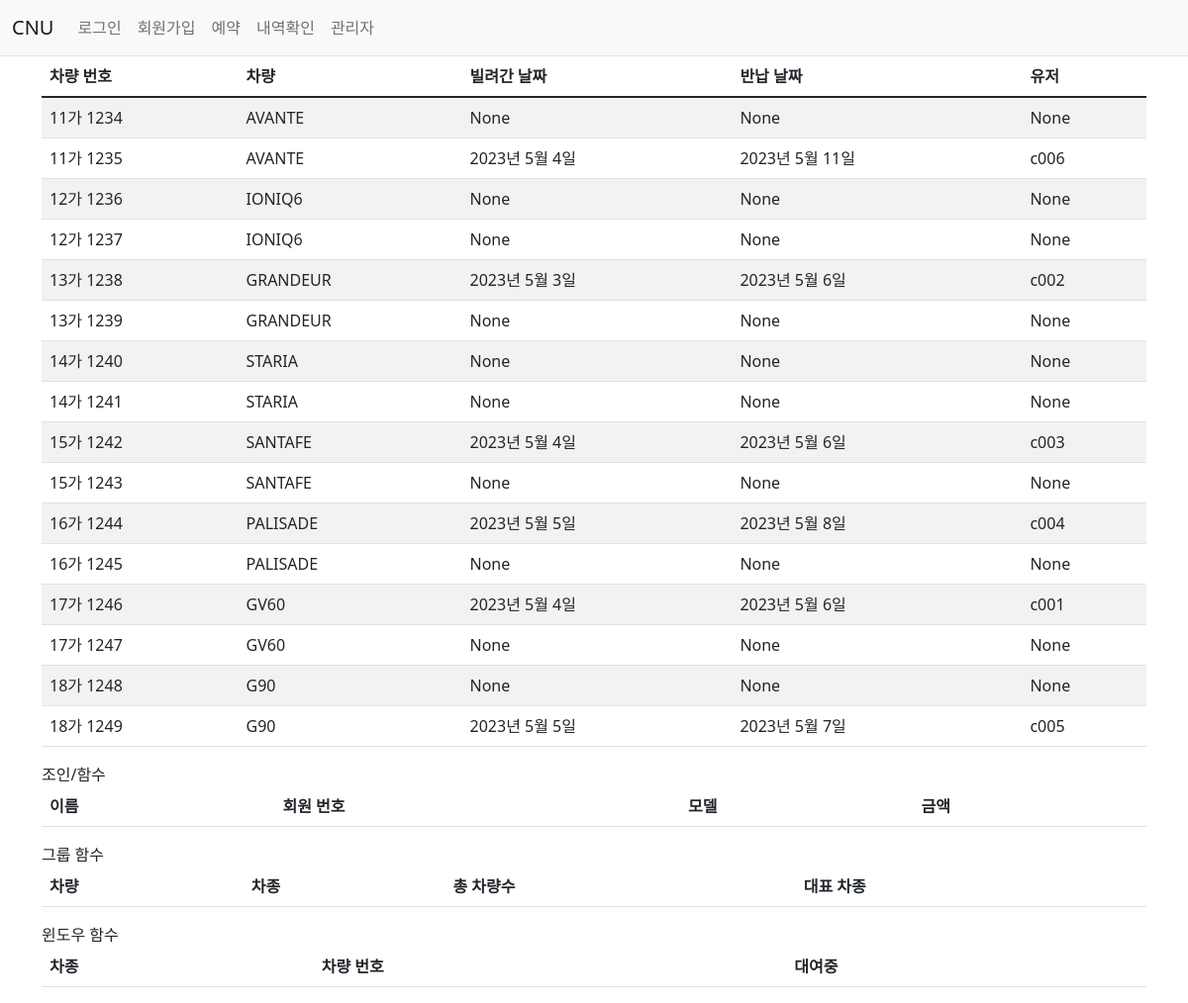
Screenshot of /users/admin/ with the database file from the repository.
### rentcar/models.py (models this page shows, shortened)
class RentCar(models.Model):
    licensePlateNo = models.CharField(max_length=20, primary_key=True)
    modelName = models.ForeignKey(CarModel, on_delete=models.CASCADE)
    dateRented = models.DateField(blank=True, null=True)
    dateDue = models.DateField(blank=True, null=True)
    cno = models.ForeignKey('users.User', on_delete=models.SET_NULL, blank=True, null=True)
    class Meta:
        ordering = ['licensePlateNo']

class CarModel(models.Model):
    modelName = models.CharField(max_length=100, primary_key=True)
    vehicleType = models.CharField(max_length=100)
    rentRatePerDay = models.IntegerField()
    fuel = models.CharField(max_length=100)
    number_of_seats = models.IntegerField()

### users/models.py (models this page shows, shortened)
class User(AbstractBaseUser):
    username = models.CharField(max_length=10, primary_key=True)  # cno
    name = models.CharField(max_length=100)
    email = models.EmailField(max_length=150, unique=True, )
    password = models.CharField(max_length=100)
    phone_number = models.CharField(max_length=20)
    is_active = models.BooleanField(default=True)
    is_staff = models.BooleanField(default=False)
    objects = UserManager()
    USERNAME_FIELD = 'username'
    REQUIRED_FIELDS = ['email', 'phone_number']
    def __str__(self):
        return self.username

### users/views.py (the view)
# urls.py: path('admin/', admin.site.urls),
def admin(request):
    car = CarModel.objects.all()
    current = RentCar.objects.all()
    prev = PreviousRental.objects.all()
    user = User.objects.all()
    context = {
        'current': current,
        'prev': prev,
        'user': user,
    }
    return render(request, 'users/admin.html', context)

### templates/users/admin.html (shortened to what this page needs)
{% extends "base.html" %}
{% block content %}
    <div class="container">
        <table class="table table-striped">
            <thead>
            <tr>
                <th><b>차량 번호</b></th>
                <th><b>차량</b></th>
                <th><b>빌려간 날짜</b></th>
                <th><b>반납 날짜</b></th>
                <th><b>유저</b></th>
            </tr>
            </thead>
            <tbody>
            {% for a in current %}
                <tr>
                    <td>{{ a.licensePlateNo }}</td>
                    <td>{{ a.modelName.modelName }}</td>
                    <td>{{ a.dateRented }}</td>
                    <td>{{ a.dateDue }}</td>
                    <td>{{ a.cno }}</td>
                </tr>
            {% endfor %}
            </tbody>
        </table>
        <label>조인/함수</label>
        <table class="table table-striped">
            <thead>
            <tr>
                <th><b>이름</b></th>
                <th><b>회원 번호</b></th>
                <th><b>모델</b></th>
                <th><b>금액</b></th>
            </tr>
            </thead>
        </table>
        <label>그룹 함수</label>
        <table class="table table-striped">
            <thead>
            <tr>
                <th><b>차량</b></th>
                <th><b>차종</b></th>
                <th><b>총 차량수</b></th>
                <th><b>대표 차종</b></th>
            </tr>
            </thead>
        </table>
        <label>윈도우 함수</label>
        <table class="table table-striped">
            <thead>
            <tr>
                <th><b>차종</b></th>
                <th><b>차량 번호</b></th>
                <th><b>대여중</b></th>
            </tr>
            </thead>
        </table>
    </div>
{% endblock %}

### rows the page displays
RentCar: licensePlateNo "11가 1234", modelName.modelName "AVANTE", dateRented "None", dateDue "None", cno "None"
RentCar: licensePlateNo "11가 1235", modelName.modelName "AVANTE", dateRented "2023년 5월 4일", dateDue "2023년 5월 11일", cno "c006"
RentCar: licensePlateNo "12가 1236", modelName.modelName "IONIQ6", dateRented "None", dateDue "None", cno "None"
RentCar: licensePlateNo "12가 1237", modelName.modelName "IONIQ6", dateRented "None", dateDue "None", cno "None"
RentCar: licensePlateNo "13가 1238", modelName.modelName "GRANDEUR", dateRented "2023년 5월 3일", dateDue "2023년 5월 6일", cno "c002"
RentCar: licensePlateNo "13가 1239", modelName.modelName "GRANDEUR", dateRented "None", dateDue "None", cno "None"
RentCar: licensePlateNo "14가 1240", modelName.modelName "STARIA", dateRented "None", dateDue "None", cno "None"
RentCar: licensePlateNo "14가 1241", modelName.modelName "STARIA", dateRented "None", dateDue "None", cno "None"
RentCar: licensePlateNo "15가 1242", modelName.modelName "SANTAFE", dateRented "2023년 5월 4일", dateDue "2023년 5월 6일", cno "c003"
RentCar: licensePlateNo "15가 1243", modelName.modelName "SANTAFE", dateRented "None", dateDue "None", cno "None"
RentCar: licensePlateNo "16가 1244", modelName.modelName "PALISADE", dateRented "2023년 5월 5일", dateDue "2023년 5월 8일", cno "c004"
RentCar: licensePlateNo "16가 1245", modelName.modelName "PALISADE", dateRented "None", dateDue "None", cno "None"
RentCar: licensePlateNo "17가 1246", modelName.modelName "GV60", dateRented "2023년 5월 4일", dateDue "2023년 5월 6일", cno "c001"
RentCar: licensePlateNo "17가 1247", modelName.modelName "GV60", dateRented "None", dateDue "None", cno "None"
RentCar: licensePlateNo "18가 1248", modelName.modelName "G90", dateRented "None", dateDue "None", cno "None"
RentCar: licensePlateNo "18가 1249", modelName.modelName "G90", dateRented "2023년 5월 5일", dateDue "2023년 5월 7일", cno "c005"
